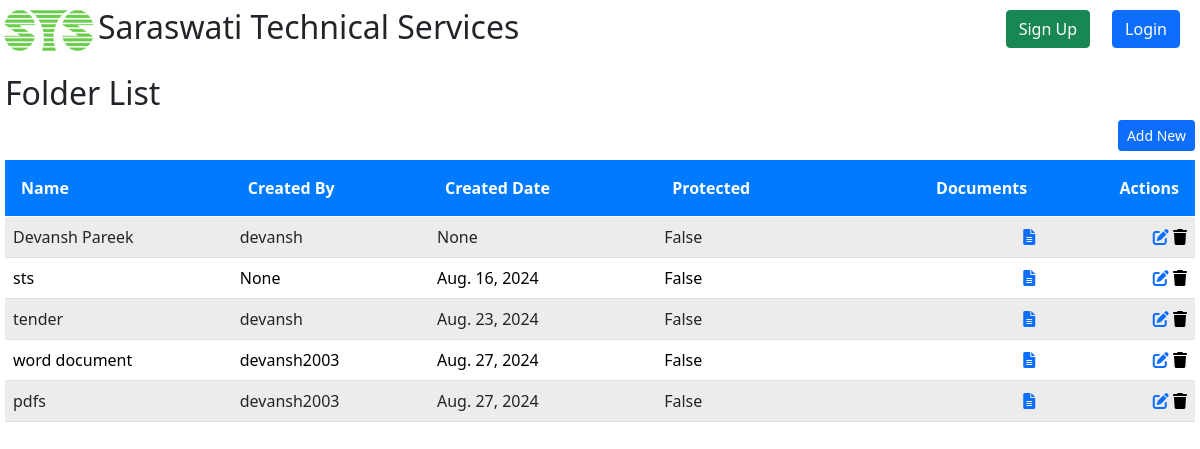
The app's page /docs/folderList/, older data.
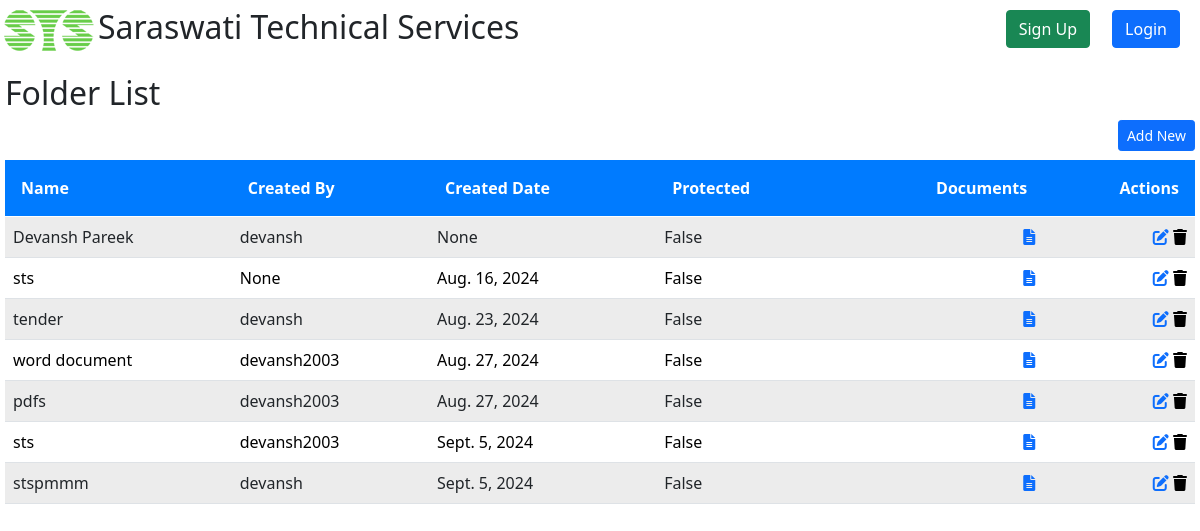
The same page, newer data.
### Docs/models.py (models this page shows, shortened)
class Folder(models.Model):
    name = models.CharField(max_length=30)
    createdBy = models.ForeignKey(User, on_delete=models.SET_NULL, blank=True, null=True, related_name='created_folders')
    createdDate = models.DateField(auto_now_add=True,blank=True, null=True)
    parentFolder = models.ForeignKey('self', on_delete=models.CASCADE, blank=True, null=True, related_name='subfolders')
    notes = models.TextField(blank=True, null=True)
    protected = models.BooleanField(default=False, blank=True, null=True)
    password = models.CharField(max_length=30, blank=True, null=True)

### Docs/views.py (the view)
# urls.py: path('folderList/', views.folderList, name="folderList"),
def folderList(request):
    folders = Folder.objects.select_related('parentFolder').all()
    context = {"folders": folders}
    return render(request, "docs/folderList.html", context)

### Docs/templates/docs/folderList.html (shortened to what this page needs)
{% extends "registration/base.html" %}
{% block content %}
<h2>Folder List</h2>
<a href="{% url 'folderCreateView' %}">
    <button type="button" class="btn btn-primary btn-sm" style="float:right;">Add New</button>
</a>
<table class="table table-striped table-hover mt-5">
  <thead>
    <tr class="text-center">
      <th class="text-start">Name</th>
      <th class="text-start">Created By</th>
      <th class="text-start">Created Date</th>
      <th class="text-start">Protected</th>
      <th class="text-end">Documents</th>
      <th class="text-end">Actions</th>
    </tr>
  </thead>
  <tbody>
    {% for folder in folders %}
    <tr>
      <td class="text-start">{{ folder.name }}</td>
      <td class="text-start">{{ folder.createdBy }}</td>
      <td class="text-start">{{ folder.createdDate }}</td>
      <td class="text-start">{{ folder.protected }}</td>
      <td class="text-end">
        <a href="{% url 'documentList' folder.id %}" data-bs-toggle="tooltip" title="View Documents">
          <i class="fas fa-file-alt"></i>
        </a>
      </td>
      <td class="text-end">
        <a href="{% url 'folderUpdateView' folder.id %}" data-bs-toggle="tooltip" title="Edit"><i class="fas fa-edit"></i></a>
        <form action="{% url 'folderDeleteView' folder.id %}" method="post" style="display:inline;" id="delete-form-{{ folder.id }}">
          <button type="submit" style="border:none; background:none; padding:0;" data-bs-toggle="tooltip" title="Delete">
            <i class="fas fa-trash"></i>
          </button>
        </form>
      </td>
    </tr>
    {% endfor %}
  </tbody>
</table>
{% endblock %}

Row changes from the older to the newer data that the page shows:
added Folder: name "sts", createdBy "devansh2003", createdDate "Sept. 5, 2024", protected "False"
added Folder: name "stspmmm", createdBy "devansh", createdDate "Sept. 5, 2024", protected "False"
